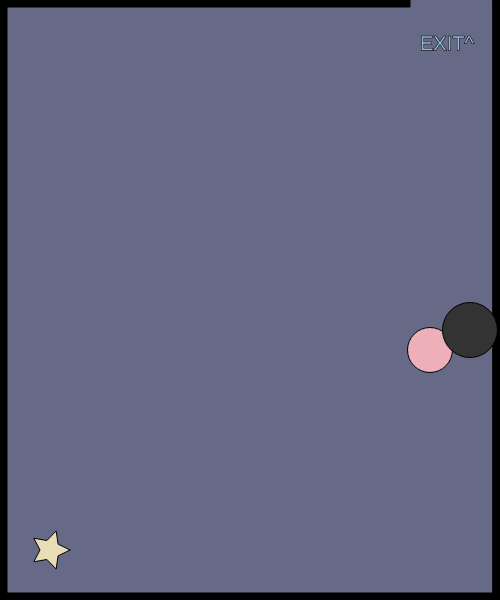
Frame 1 (no input)
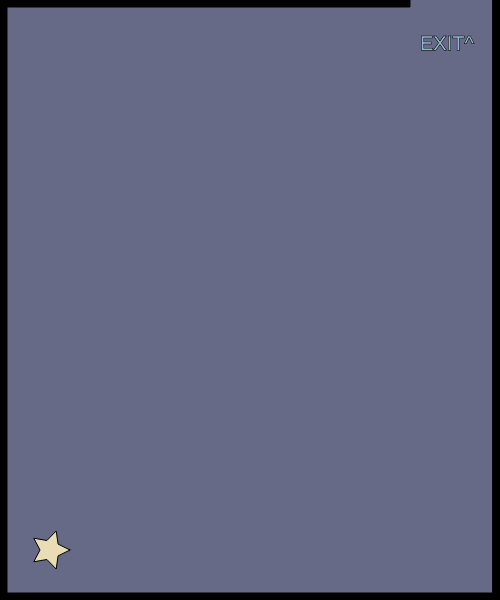
Frame 60 (no input)
Frame 120 (the mouse pressed at the canvas centre since frame 60): identical to frame 60, image omitted

The p5.js sketch that drew these frames (run headless with seeded random() and noise() and a simulated clock; from frame 60 on, the mouse is pressed at the canvas centre):

// p5.js sketch
// ── sketch.js
//shape
var shapeX= 30;
var shapeY= 50;
var shapeXSpeed;
var shapeYSpeed; 

//circle
var circleX= 70;
var circleY= 30;
var circleXSpeed;
var circleYSpeed;

//key codes
var w=87;
var s=83;
var a=65;
var d=68;

//game piece x and y
var characterX=-350;
var characterY=250; 

//mouse shape
var mouseShapeX;
var mouseShapeY;

function setup()
{
  createCanvas(500,600)
  
  //speed taken from example
    shapeXSpeed = Math.floor(Math.random() * (Math.floor(Math.random() * 5)) + 1);
    shapeYSpeed = Math.floor(Math.random() * (Math.floor(Math.random() * 5)) + 1);

  circleXSpeed = Math.floor(Math.random() * (Math.floor(Math.random() * 10)) + 1);
     circleYSpeed = Math.floor(Math.random() * (Math.floor(Math.random() * 10)) + 1);
}


function draw()
{
  background(color("#666A86"));
  stroke(0);
  fill(0);
  
  //border
  rect(0,0,width-90,7);
  rect(0,0,7,height)
  rect(0,height-7,width,7);
  rect(width-7,0,10,height);
 
  //message
  textSize(20);
  fill (color("#95B8D1"));
  text("EXIT^",width-80,height-550)
  
//game piece
  fill(color("#E8DDB5"));
    push();
  translate(width * 0.8, height * 0.5);
  star(characterX, characterY, 10, 20,5);
 
//star shape from p5js.org examples
  function star(x, y, radius1, radius2, npoints) {
  let angle = TWO_PI / npoints;
  let halfAngle = angle / 2.0;
  beginShape();
  for (let a = 0; a < TWO_PI; a += angle) {
    let sx = x + cos(a) * radius2;
    let sy = y + sin(a) * radius2;
    vertex(sx, sy);
    sx = x + cos(a + halfAngle) * radius1;
    sy = y + sin(a + halfAngle) * radius1;
    vertex(sx, sy);
}
  endShape(CLOSE);
  }
    
// handle the keys
    if(keyIsDown(w))
    {
        characterY -= 10;   
    }
    if(keyIsDown(s))
    {
        characterY += 10;   
    }
    if(keyIsDown(a))
    {
        characterX -= 10;   
    }
    if(keyIsDown(d))
    {
        characterX += 10;   
    }
  
 //enemy 1
  fill(color("#EDAFB8"));
  circle(shapeX,shapeY, 45);
  
//enemy 2
  fill(color("#333333"));
  circle(circleX,circleY, 55);
  
//Speed for shape
shapeXSpeed = Math.floor(Math.random() * (Math.floor(Math.random() * 5)) + 1);
     shapeYSpeed = Math.floor(Math.random() * (Math.floor(Math.random() * 5)) + 1);
  
//Speed for Circle
circleXSpeed = Math.floor(Math.random() * (Math.floor(Math.random() * 10)) + 1);
     circleYSpeed = Math.floor(Math.random() * (Math.floor(Math.random() * 10)) + 1);
  
//Movement for shape
shapeX += shapeXSpeed;
shapeY += shapeYSpeed;
  
//Movement for circle
circleX += circleXSpeed;
circleY += circleYSpeed; 
  
//boundaries 
      if(shapeX > width)
    {
        shapeX = 0;
    }
    if(shapeX < 0)
    {
        shapeX = width;
    }
    if(shapeY > height)
    {
        shapeY = 0;
    }
    if(shapeY < 0)
    {
        shapeY = height;
    }
  
  
   if(circleX > width)
    {
        circleX = 0;
    }
    if(circleX < 0)
    {
        circleX = width;
    }
    if(circleY > height)
    {
        circleY = 0;
    }
    if(circleY < 0)
    {
       circleY = height;
    }
  
  
//Game Piece Victory
      if(characterX > width-80 && characterY > width-550)
    {
        fill(color("#E8DDB5"));
        stroke(5);
        textSize(26);
        text("You're a Super Star!", width/2-50, height/2-50);
      
//shape with mouse click
    fill(120,130,140);
    circle(mouseShapeX, mouseShapeY, 25);
    }
  
  function mouseClicked()
{
    mouseShapeX = mouseX;
    mouseShapeY = mouseY;
}
  
}
